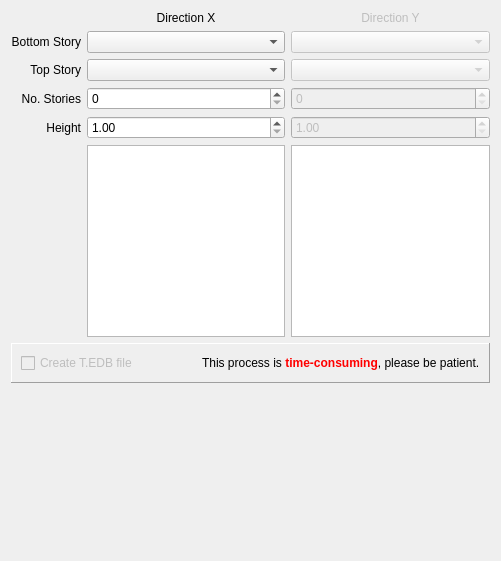
<?xml version="1.0" encoding="UTF-8"?>
<ui version="4.0">
 <class>Dialog</class>
 <widget class="QDialog" name="Dialog">
  <property name="geometry">
   <rect>
    <x>0</x>
    <y>0</y>
    <width>501</width>
    <height>561</height>
   </rect>
  </property>
  <property name="windowTitle">
   <string>Stories properties</string>
  </property>
  <layout class="QVBoxLayout" name="verticalLayout">
   <item>
    <layout class="QGridLayout" name="gridLayout">
     <item row="0" column="1">
      <widget class="QLabel" name="label">
       <property name="layoutDirection">
        <enum>Qt::LeftToRight</enum>
       </property>
       <property name="text">
        <string>Direction X</string>
       </property>
       <property name="alignment">
        <set>Qt::AlignCenter</set>
       </property>
      </widget>
     </item>
     <item row="0" column="2">
      <widget class="QLabel" name="label_6">
       <property name="enabled">
        <bool>false</bool>
       </property>
       <property name="text">
        <string>Direction Y</string>
       </property>
       <property name="alignment">
        <set>Qt::AlignCenter</set>
       </property>
      </widget>
     </item>
     <item row="1" column="0">
      <widget class="QLabel" name="label_2">
       <property name="text">
        <string>Bottom Story</string>
       </property>
       <property name="alignment">
        <set>Qt::AlignRight|Qt::AlignTrailing|Qt::AlignVCenter</set>
       </property>
      </widget>
     </item>
     <item row="1" column="1">
      <widget class="QComboBox" name="bot_x_combo"/>
     </item>
     <item row="1" column="2">
      <widget class="QComboBox" name="bot_y_combo">
       <property name="enabled">
        <bool>false</bool>
       </property>
      </widget>
     </item>
     <item row="2" column="0">
      <widget class="QLabel" name="label_3">
       <property name="text">
        <string>Top Story</string>
       </property>
       <property name="alignment">
        <set>Qt::AlignRight|Qt::AlignTrailing|Qt::AlignVCenter</set>
       </property>
      </widget>
     </item>
     <item row="2" column="1">
      <widget class="QComboBox" name="top_x_combo"/>
     </item>
     <item row="2" column="2">
      <widget class="QComboBox" name="top_y_combo">
       <property name="enabled">
        <bool>false</bool>
       </property>
      </widget>
     </item>
     <item row="3" column="0">
      <widget class="QLabel" name="label_4">
       <property name="text">
        <string>No. Stories</string>
       </property>
       <property name="alignment">
        <set>Qt::AlignRight|Qt::AlignTrailing|Qt::AlignVCenter</set>
       </property>
      </widget>
     </item>
     <item row="3" column="1">
      <widget class="QSpinBox" name="no_story_x_spinbox"/>
     </item>
     <item row="3" column="2">
      <widget class="QSpinBox" name="no_story_y_spinbox">
       <property name="enabled">
        <bool>false</bool>
       </property>
      </widget>
     </item>
     <item row="4" column="0">
      <widget class="QLabel" name="label_5">
       <property name="text">
        <string>Height</string>
       </property>
       <property name="alignment">
        <set>Qt::AlignRight|Qt::AlignTrailing|Qt::AlignVCenter</set>
       </property>
      </widget>
     </item>
     <item row="4" column="1">
      <widget class="QDoubleSpinBox" name="height_x_spinbox">
       <property name="minimum">
        <double>1.000000000000000</double>
       </property>
       <property name="maximum">
        <double>200.000000000000000</double>
       </property>
       <property name="value">
        <double>1.000000000000000</double>
       </property>
      </widget>
     </item>
     <item row="4" column="2">
      <widget class="QDoubleSpinBox" name="height_y_spinbox">
       <property name="enabled">
        <bool>false</bool>
       </property>
       <property name="minimum">
        <double>1.000000000000000</double>
       </property>
       <property name="maximum">
        <double>200.000000000000000</double>
       </property>
       <property name="value">
        <double>1.000000000000000</double>
       </property>
      </widget>
     </item>
     <item row="5" column="1">
      <widget class="QListWidget" name="x_loadcase_list">
       <property name="selectionMode">
        <enum>QAbstractItemView::NoSelection</enum>
       </property>
       <property name="sortingEnabled">
        <bool>true</bool>
       </property>
      </widget>
     </item>
     <item row="5" column="2">
      <widget class="QListWidget" name="y_loadcase_list">
       <property name="selectionMode">
        <enum>QAbstractItemView::NoSelection</enum>
       </property>
       <property name="sortingEnabled">
        <bool>true</bool>
       </property>
      </widget>
     </item>
    </layout>
   </item>
   <item>
    <layout class="QHBoxLayout" name="horizontalLayout"/>
   </item>
   <item>
    <widget class="QFrame" name="frame">
     <property name="frameShape">
      <enum>QFrame::Panel</enum>
     </property>
     <property name="frameShadow">
      <enum>QFrame::Raised</enum>
     </property>
     <layout class="QHBoxLayout" name="horizontalLayout_2">
      <item>
       <widget class="QCheckBox" name="create_t_file_box">
        <property name="enabled">
         <bool>false</bool>
        </property>
        <property name="text">
         <string>Create T.EDB file</string>
        </property>
       </widget>
      </item>
      <item>
       <widget class="QLabel" name="label_7">
        <property name="enabled">
         <bool>true</bool>
        </property>
        <property name="text">
         <string>&lt;html&gt;&lt;head/&gt;&lt;body&gt;&lt;p&gt;This process is &lt;span style=&quot; font-weight:600; color:#ff0000;&quot;&gt;time-consuming&lt;/span&gt;, please be patient.&lt;/p&gt;&lt;/body&gt;&lt;/html&gt;</string>
        </property>
       </widget>
      </item>
     </layout>
    </widget>
   </item>
   <item>
    <spacer name="verticalSpacer">
     <property name="orientation">
      <enum>Qt::Vertical</enum>
     </property>
     <property name="sizeHint" stdset="0">
      <size>
       <width>20</width>
       <height>40</height>
      </size>
     </property>
    </spacer>
   </item>
  </layout>
 </widget>
 <resources/>
 <connections/>
</ui>
